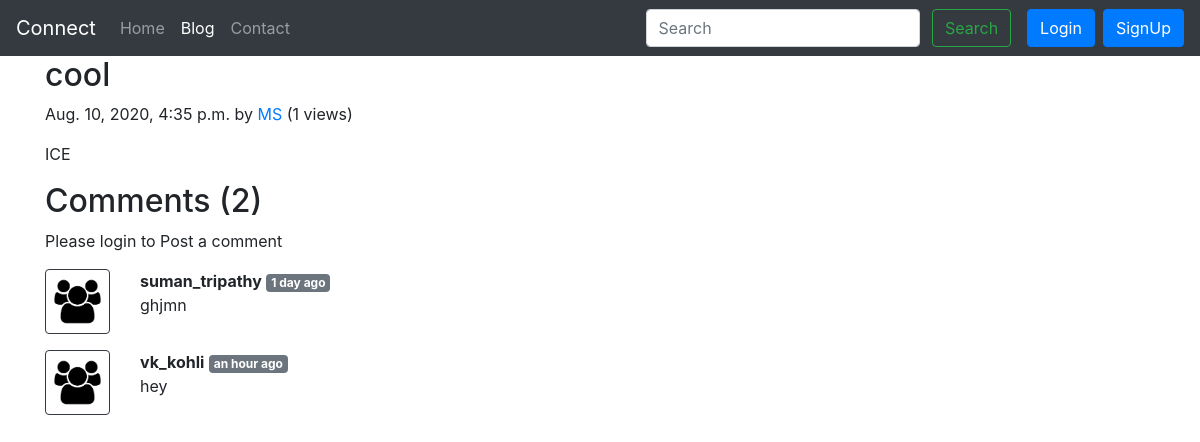
The page /blog/cool on the database its author committed.
### blog/models.py (models this page shows, shortened)
class Post(models.Model):
    sno = models.AutoField(primary_key=True)
    title = models.CharField(max_length=255)
    author = models.CharField(max_length=13)
    content = models.TextField()
    slug = models.CharField(max_length=130)
    views = models.IntegerField(default=0)
    timeStamp = models.DateTimeField(blank=True)

class BlogComment(models.Model):
    sno = models.AutoField(primary_key=True)
    comment = models.TextField()
    user = models.ForeignKey(User, on_delete=models.CASCADE)
    post = models.ForeignKey(Post, on_delete=models.CASCADE)
    parent = models.ForeignKey('self', on_delete=models.CASCADE, null=True)
    timestamp = models.DateTimeField(default=now)

### blog/views.py (the view)
# urls.py: path('<str:slug>',views.blogPost, name='blogPost'),
def blogPost(request, slug):
    post = Post.objects.filter(slug=slug).first()
    post.views=post.views+1
    post.save()
    comments = BlogComment.objects.filter(post=post)
    context={'post':post, 'comments':comments, 'user':request.user}
    return render(request,'blog/blogPost.html', context)

### templates/blog/blogPost.html (shortened to what this page needs)
{% extends 'base.html' %}
{% load static %}
{% load humanize%}
{% block blogactive %} active {% endblock blogactive %}
{% block body %}
<div class="container">
  <h2 class="blog-post-title">{{post.title}}</h2>
  <p class="blog-post-meta">{{post.timeStamp}} by <a href='/about'>{{post.author}}</a> (<span>{{post.views}} views</span>)</p>
  <p>{{post.content | safe}}</p>
</div>
<div class="container">
  <h2>Comments ({{comments.count}})</h2>
  <div class="my-2">
    {% if user.is_authenticated %}
    <form action="/blog/postComment" method="post">
      {% csrf_token %}
      <div class="form-group">
        <label for="exampleInputEmail1">Post Comment</label><br>
        <input type="text" class="form_control" name="comment" placeholder="Enter comment here">
      </div>
      <input type="hidden" name="postSno" value="{{post.sno}}">
      <input type="hidden" name="parentSno" value="">
      <button type="submit" class="btn btn-primary">Submit</button>
    </form>
    {% else %}
    <p>Please login to Post a comment</p>
    {% endif %}
  </div>
  {% for comment in comments %}
  <div class="row my-3">
    <div class="col-md-1">
      <img class="rounded mx-auto d-block w-100 p-2 border border-dark" src="/static/img/user.png" alt="user">
    </div>
    <div class="col-md-11"><b> {{comment.user.username}}</b> <span
        class="badge badge-secondary">{{comment.timestamp | naturaltime}}</span>
      <div> {{comment.comment}}</div>
    </div>
</div>
{% endfor %}
</div>
{% endblock body %}

### rows shown on the page
Post: title "cool", timeStamp "Aug. 10, 2020, 4:35 p.m.", author "MS", views "1", content "ICE"
BlogComment: user.username "suman_tripathy", timestamp "1 day ago", comment "ghjmn"
BlogComment: user.username "vk_kohli", timestamp "an hour ago", comment "hey"

### other values the page prints
{{ comments.count }} "2"
